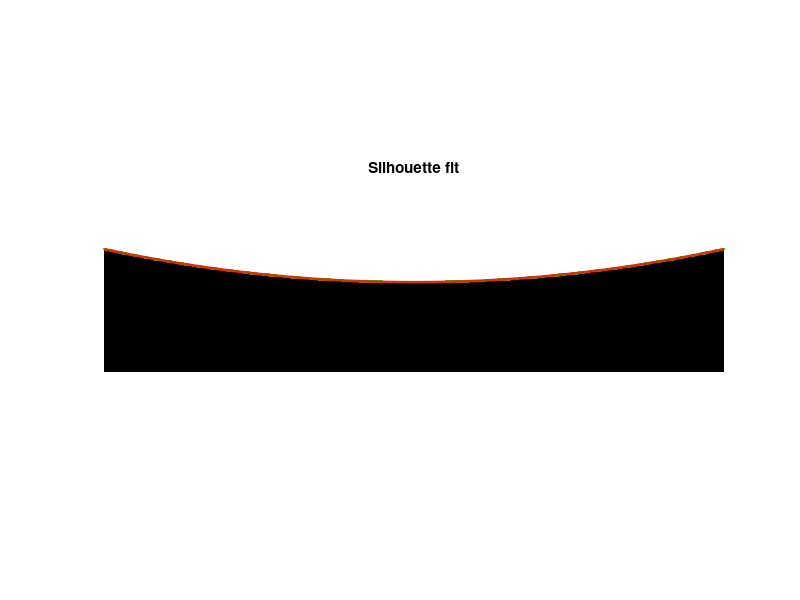
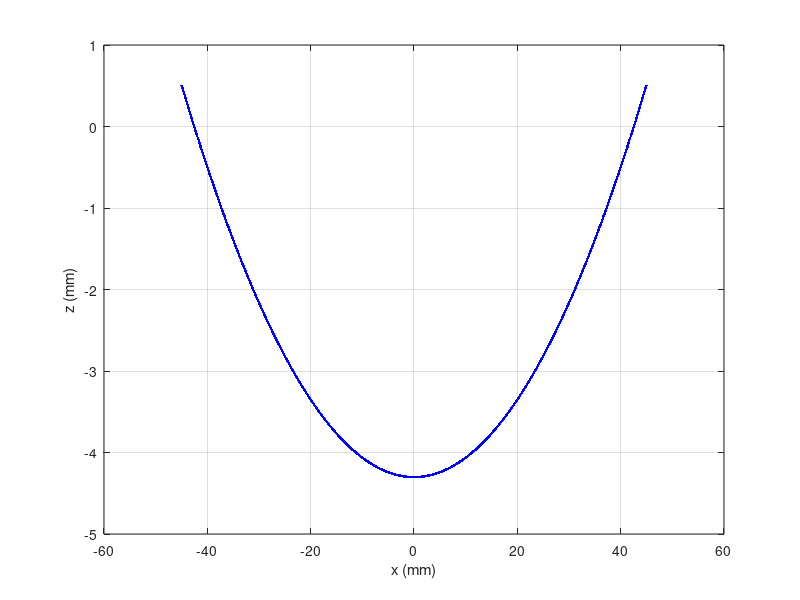

MATLAB code to generate these figures, in order:
%% User inputs
sideImagePath = '';      % if empty use synthetic example
px_to_mm = 0.1;          % calibration from pixel to mm 
polyDeg = 2;             % for quadratic  

%% Load or generate side image
if ~isempty(sideImagePath) && isfile(sideImagePath)
    sideI = imread(sideImagePath);
else
    W=900; H=300; x=linspace(-1,1,W); k=0.8;
    y = 140 - (k*(x.^2)*60);
    mask = false(H,W);
    for c=1:W
        t = max(1,min(H,round(y(c))));
        mask(t:H-30,c)=true;
    end
    sideI = uint8(~mask)*255;
end

%% Silhouette extraction
if size(sideI,3)==3, Igray=rgb2gray(sideI); else, Igray=sideI; end %grayscale conversion
Igray = im2double(Igray);
bw = imfill(bwareaopen(Igray < graythresh(Igray),300),'holes');
[Himg,Wimg] = size(bw);

%% Top-edge sampling (extracting edges)
topY = nan(1,Wimg);
for c=1:Wimg
    ys = find(bw(:,c));
    if ~isempty(ys), topY(c)=min(ys); end
end
valid = ~isnan(topY);
x_pix = find(valid);
y_pix = topY(valid);

%% Fit & convert
p = polyfit(x_pix,y_pix,polyDeg);
y_fit = polyval(p,x_pix);
nEdge = max(1,round(numel(y_pix)*0.05));
baseline = median([median(y_pix(1:nEdge)), median(y_pix(end-nEdge+1:end))]);
z_mm = (baseline - y_fit) * px_to_mm;

%% Metrics
maxLift = max(z_mm);
pptp = max(z_mm)-min(z_mm);
rmsWarp = sqrt(mean((z_mm-mean(z_mm)).^2));

%% Curvature estimate (for quadratic)
if polyDeg==2
    x_mm = (x_pix-mean(x_pix))*px_to_mm;
    p_mm = polyfit(x_mm,z_mm,2);
    a = p_mm(1);
    k_m = 2*a*1000;
    if k_m~=0
        R = 1/k_m;
        L = (max(x_mm)-min(x_mm))/1000;
        delta = 1000*(R*(1-cos(L/(2*R))));  %wang's model prediction
    else
        R = Inf; delta = NaN;
    end
else
    k_m = NaN; R=NaN; delta=NaN;
end

%% Plots
figure; imshow(sideI); hold on;
plot(x_pix,y_pix,'.g'); plot(x_pix,y_fit,'r','LineWidth',2);
title('Silhouette fit');

figure; plot((x_pix-mean(x_pix))*px_to_mm, z_mm,'.-b');
xlabel('x (mm)'); ylabel('z (mm)'); grid on;

%% Output
fprintf('\nMax lift: %.3f mm\n', maxLift);
fprintf('Peak-to-peak: %.3f mm\n', pptp);
fprintf('RMS warp: %.3f mm\n', rmsWarp);
fprintf('Curvature: %.4e 1/m,  R=%.3f m,  delta≈%.3f mm\n', k_m, R, delta);
